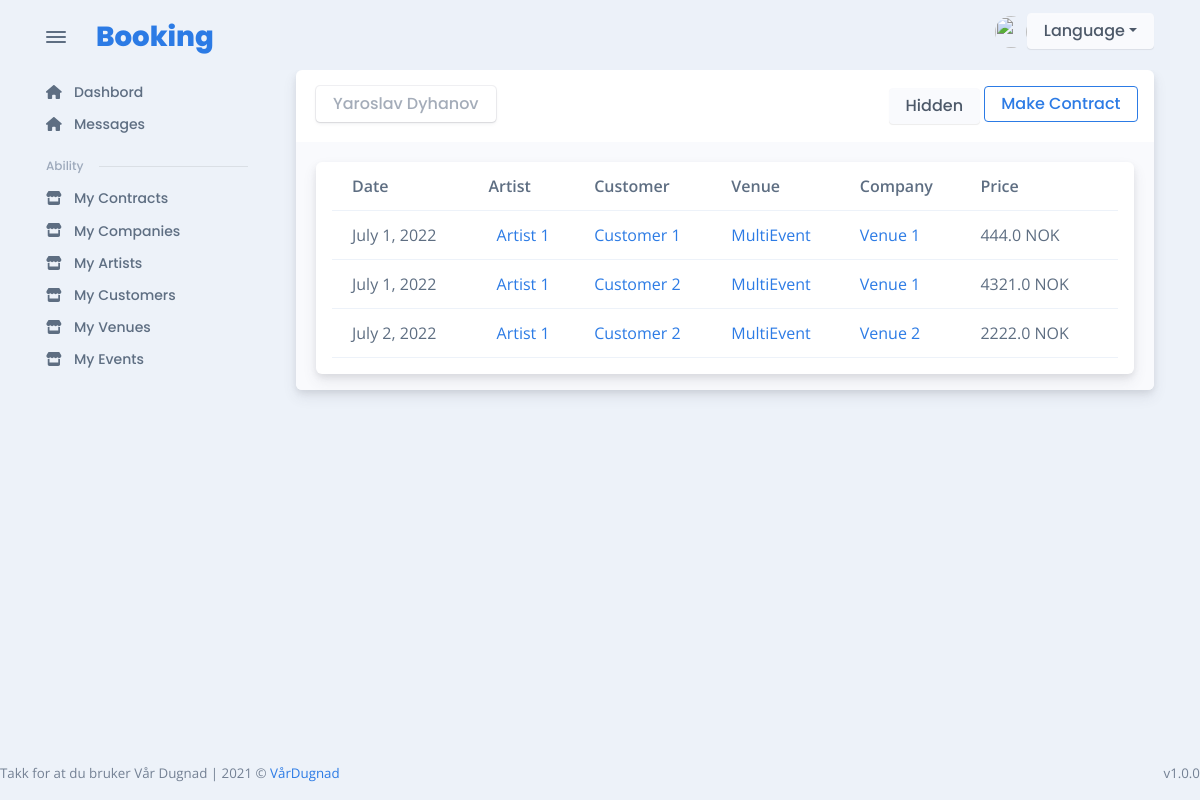
The page /en/contract/user_contracts/12/visible/ (signed in) on the database as committed earlier.
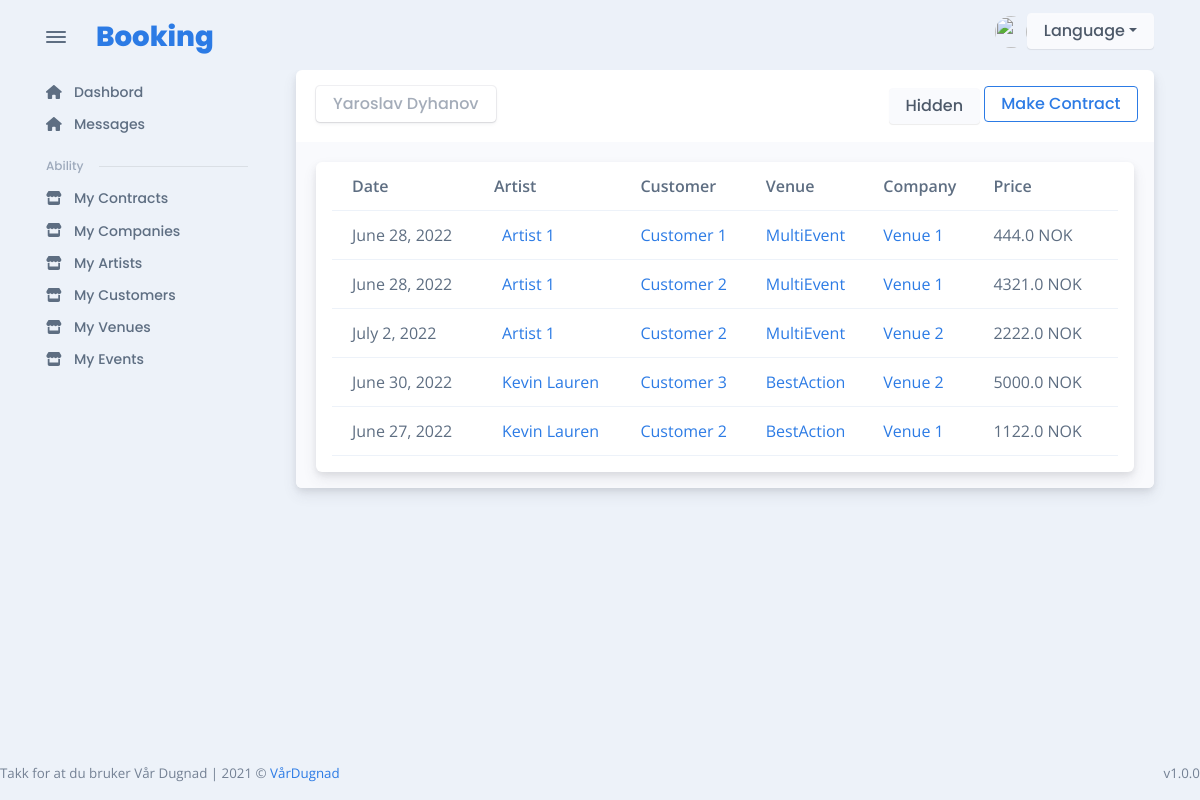
The same page on the database as committed later.
### users/models.py (models this page shows, shortened)
class User(AbstractBaseUser):
    email = models.EmailField(max_length=255, unique=True)
    first_name = models.CharField(max_length=255)
    last_name = models.CharField(max_length=255)
    picture = models.ImageField(upload_to="images/users", blank=True)
    phone = models.CharField(max_length=50, blank=True)
    driver_licens_classes = models.CharField(max_length=50, blank=True)
    birthdate = models.DateField(null=True, blank=True)
    last_login = models.DateTimeField(auto_now_add=True)
    is_active = models.BooleanField(default=True)  # can login
    staff = models.BooleanField(default=False)  # can login
    admin = models.BooleanField(default=False)  # can login
    USERNAME_FIELD = "email"
    REQUIRED_FIELDS = ["first_name", "last_name"]
    objects = UserManager()
    def get_full_name(self):
        full_name = self.first_name.title() + " " + self.last_name.title()
        return full_name
    @property
    def is_staff(self):
        return self.staff

### contract/models.py (models this page shows, shortened)
class Contract(models.Model):
    artist = models.ForeignKey(
        Artist, verbose_name=("Contract artist"), on_delete=models.CASCADE, null=True
    )
    customer = models.ForeignKey(
        Customer, verbose_name=("Customer"), on_delete=models.CASCADE, null=True
    )
    company = models.ForeignKey(
        Company, verbose_name=("Company"), on_delete=models.CASCADE, null=True
    )
    venue = models.ForeignKey(
        Venue, verbose_name=("Venue"), on_delete=models.CASCADE, null=True
    )
    price = models.FloatField(("Price"), max_length=255)
    payment_methods = models.TextField(("Payment Methods"), null=True)
    date = models.DateField("Date", null=True)
    comment = models.TextField(("Comment"), blank=True, null=True)
    visible = models.BooleanField(("Visible"), default=True, null=True)
    signed = models.BooleanField(("Signed"), default=False, null=True)
    ADITIONAL_STAFF_CHOICES = (
        ("Reise", "Reise"),
        ("Hotell", "Hotell"),
        ("Tono", "Tono"),
        ("Interntransport", "Interntransport"),
        ("Middag", "Middag"),
        ("Lunsj", "Lunsj"),
        ("Teknikk", "Teknikk"),
    )
    aditional_staff = MultiSelectField(choices=ADITIONAL_STAFF_CHOICES, null=True)
    contract = RichTextField("Artist Contract", null=True, blank=True)
    contract_pdf_url = models.CharField(
        ("Contract PDF"), max_length=150, null=True, blank=True
    )
    class Meta:
        unique_together = ("artist", "customer", "date")

### artist/models.py (models this page shows, shortened)
class Artist(models.Model):
    name = models.CharField("name", max_length=255, unique=True)
    technical_raider = RichTextField("technical raider")
    hospitality_raider = RichTextField("technical raider")
    active = models.BooleanField(default=True)
    date_created = models.DateField(
        "Date created",
    )

### customer/models.py (models this page shows, shortened)
class Customer(models.Model):
    organization_number = models.CharField(
        "Organization number", max_length=255, unique=True
    )
    name = models.CharField("Name", max_length=255, unique=True)
    address = models.CharField("Address", max_length=255)
    zip_code = models.CharField("Zip Code", max_length=255)
    city = models.CharField("City", max_length=255)
    active = models.BooleanField(default=True)

### company/models.py (models this page shows, shortened)
class Company(models.Model):
    organization_number = models.CharField(("Organozation Number"), max_length=150)
    name = models.CharField(("Name"), max_length=150)
    address = models.CharField(("Address"), max_length=150)
    zip_code = models.CharField(("Zip Code"), max_length=50)
    city = models.CharField(("City"), max_length=50)
    terms = RichTextField("Terms", null=True)
    icon = models.FileField(("icon"), upload_to="category_image", null=True)
    active = models.BooleanField(("Active"), default=True)

### venue/models.py (models this page shows, shortened)
class Venue(models.Model):
    name = models.CharField("Name", max_length=255)
    address = models.CharField("Address", max_length=255)
    zip_code = models.CharField("Zip Code", max_length=255)
    city = models.CharField("City", max_length=255)
    phone = models.CharField("Phone", max_length=255)
    email = models.EmailField(
        "Email", max_length=255, error_messages={"key": "Invalid email"}
    )
    capacity = models.CharField("Capacity", max_length=255)
    opening = models.TimeField(("Opening Time"), auto_now=False, auto_now_add=False)
    closing = models.TimeField(("Closing Time"), auto_now=False, auto_now_add=False)
    age_limit = models.IntegerField(("Age Limit"))
    comment = models.TextField(("Comment"), blank=True)
    equipment = models.TextField(("Equipment"), blank=True)
    POWER_CHOICES = (
        ("32 Amp Blå", "32 Amp Blå"),
        ("32 Amp rød", "32 Amp rød"),
        ("63 Amp Blå", "63 Amp Blå"),
        ("63 Amp rød", "63 Amp rød"),
    )
    power = MultiSelectField(choices=POWER_CHOICES)
    active = models.BooleanField(default=True)

### contract/views.py (the view)
@login_required(login_url="login")
def get_visible_contracts_for_user(request, user_id):
    user = user_handle.get_user_by_id(user_id)
    try:
        contracts = handle_contract.get_contracts_for_user(user)
    except Exception as err:
        print(err)
        messages.error(request, "Something went wrong")
    return render(
        request,
        "contract/contracts_for_user.html",
        {"contracts": contracts, "hidden": False},
    )

### templates/contract/contracts_for_user.html (shortened to what this page needs)
{% extends 'base/auth_base.html' %}
{% load static %}
{% load widget_tweaks %}
{% load artist_tags %}
{% block link %}
    <link rel="stylesheet" href="{% static  'css/artist_events.css' %}">
{% endblock link %}
{% block content %}
<div class="card">
  <div class="card-header">
    <div class="row flex-between-center">
      <div class="col-4 col-sm-auto  align-items-center pe-0" style="width:99%; display: flex; justify-content: space-between;">
        <div class="btn btn-falcon-default me-1 mb-1 disabled">{{user.get_full_name}}</div>
        <div class="block">
            {% if not hidden %}
                <a class="btn btn-light" href="{% url 'get_hidden_contracts_for_user' user.id %}">Hidden</a>
                {% if user|user_company_admin %}
                    <a class="btn btn-outline-primary  me-1 mb-1"   href="{% url 'customer_create_contract_from_user' user.id %}">Make Contract</a>
                {% endif %}
            {% else %}
                <a class="btn btn-success" href="{% url 'get_visible_contracts_for_user' user.id %}">Visible</a>
            {% endif %}
        </div>
      </div>
    </div>
  </div>
  <div class="card-body bg-light pb-0">
      {% if contracts|length %}
      <div class="container">
        <div class="row" id="main">
            <div class="card mb-3" style="max-width: 1800px;">
                <div class="row g-0" id="row_row">
                    <table class="table table-hover table-striped overflow-hidden contract_table_list">
                    <thead>
                        <tr>
                        <th scope="col">Date</th>
                        <th scope="col">Artist</th>
                        <th scope="col">Customer</th>
                        <th scope="col">Venue</th>
                        <th scope="col">Company</th>
                        <th score="col">Price</th>
                        </tr>
                    </thead>
                    <tbody>
                        {% for contract in contracts %}
                            <tr class="align-middle table_contract_main_row" id="{{contract.id|get_name_hidden_block_contract}}">
                                <td>{{contract.date}}</td>
                                <td class="text-nowrap">
                                    <div class="d-flex align-items-center">
                                        <div class="ms-2"><a href="{% url 'artist_details' contract.artist.id -1 %}">{{contract.artist.name}}</a></div>
                                    </div>
                                </td>
                                <td><div class="block">
                                    <a href="{% url 'customer_details' contract.customer.id %}">{{contract.customer.name}}</a>
                                </div></td>
                                <td><div class="block">
                                    <a href="{% url 'get_company_details' contract.company.id %}">{{contract.company.name}}</a>
                                </div></td>
                                <td><div class="block">
                                    <a href="{% url 'get_venue_details' contract.venue.id %}">{{contract.venue.name}}</a>
                                </div></td>
                                <td>{{contract.price}} <span>NOK</span></td>
                            </tr>
                        {% endfor %}
                    </tbody>
                    </table>
                    </div>
                </div>
            </div>
        </div>
    </div>
      {% else %}
        {% if hidden %}
            <p>There is no any hidden contract</p>
        {% else %}
            <p>This custoer has no contarct</p>
        {% endif %}
      {% endif %}
    </div>
  </div>
  </div>
{% endblock %}

Rows that differ between the two databases and show on the page:
changed Contract "Customer 1": date "July 1, 2022" → "June 28, 2022"
changed Contract (number 2 of 5 on the later page): date "July 1, 2022" → "June 28, 2022"
added Contract: date "June 30, 2022", artist.name "Kevin Lauren", customer.name "Customer 3", company.name "BestAction", venue.name "Venue 2", price "5000.0"
added Contract: date "June 27, 2022", artist.name "Kevin Lauren", customer.name "Customer 2", company.name "BestAction", venue.name "Venue 1", price "1122.0"
